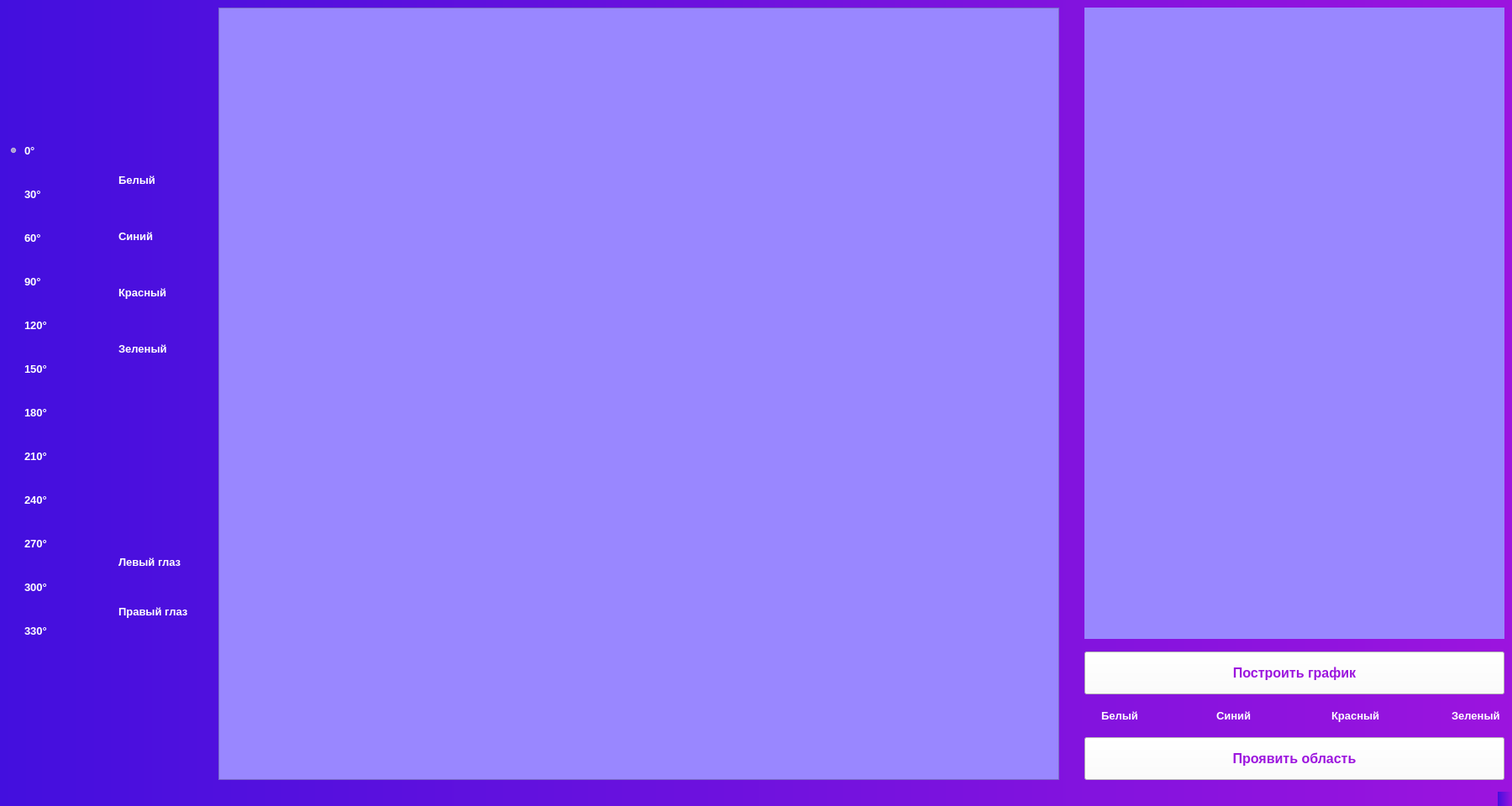
<?xml version="1.0" encoding="UTF-8"?>
<ui version="4.0">
 <class>MainWindow</class>
 <widget class="QMainWindow" name="MainWindow">
  <property name="geometry">
   <rect>
    <x>0</x>
    <y>0</y>
    <width>1800</width>
    <height>960</height>
   </rect>
  </property>
  <property name="windowTitle">
   <string>MainWindow</string>
  </property>
  <property name="styleSheet">
   <string notr="true">background-color: qlineargradient(spread:pad, x1:0, y1:0, x2:1, y2:0, stop:0 rgba(67, 15, 222, 255), stop:1 rgba(156, 20, 222, 255));</string>
  </property>
  <widget class="QWidget" name="centralwidget">
   <layout class="QGridLayout" name="gridLayout_2">
    <property name="horizontalSpacing">
     <number>30</number>
    </property>
    <item row="0" column="1">
     <widget class="QGraphicsView" name="graphicsView">
      <property name="minimumSize">
       <size>
        <width>0</width>
        <height>700</height>
       </size>
      </property>
      <property name="styleSheet">
       <string notr="true">background-color: rgb(153, 135, 255);</string>
      </property>
     </widget>
    </item>
    <item row="0" column="2">
     <layout class="QVBoxLayout" name="verticalLayout_4">
      <property name="spacing">
       <number>15</number>
      </property>
      <item>
       <widget class="QWidget" name="widget" native="true">
        <property name="minimumSize">
         <size>
          <width>500</width>
          <height>500</height>
         </size>
        </property>
        <property name="styleSheet">
         <string notr="true">background-color: rgb(153, 135, 255);</string>
        </property>
       </widget>
      </item>
      <item>
       <widget class="QPushButton" name="pushButton">
        <property name="minimumSize">
         <size>
          <width>0</width>
          <height>51</height>
         </size>
        </property>
        <property name="font">
         <font>
          <pointsize>12</pointsize>
          <weight>75</weight>
          <bold>true</bold>
         </font>
        </property>
        <property name="styleSheet">
         <string notr="true">color: rgb(156, 20, 222, 255);
background-color: white;</string>
        </property>
        <property name="text">
         <string>Построить график</string>
        </property>
       </widget>
      </item>
      <item>
       <layout class="QHBoxLayout" name="horizontalLayout">
        <property name="spacing">
         <number>60</number>
        </property>
        <item>
         <widget class="QRadioButton" name="radioButton">
          <property name="font">
           <font>
            <pointsize>10</pointsize>
            <weight>75</weight>
            <bold>true</bold>
           </font>
          </property>
          <property name="styleSheet">
           <string notr="true">color: rgb(255, 255, 255);
background-color: transparent;</string>
          </property>
          <property name="text">
           <string>Белый</string>
          </property>
          <property name="checked">
           <bool>false</bool>
          </property>
         </widget>
        </item>
        <item>
         <widget class="QRadioButton" name="radioButton_2">
          <property name="font">
           <font>
            <pointsize>10</pointsize>
            <weight>75</weight>
            <bold>true</bold>
           </font>
          </property>
          <property name="styleSheet">
           <string notr="true">color: rgb(255, 255, 255);
background-color: transparent;</string>
          </property>
          <property name="text">
           <string>Синий</string>
          </property>
         </widget>
        </item>
        <item>
         <widget class="QRadioButton" name="radioButton_3">
          <property name="font">
           <font>
            <pointsize>10</pointsize>
            <weight>75</weight>
            <bold>true</bold>
           </font>
          </property>
          <property name="styleSheet">
           <string notr="true">color: rgb(255, 255, 255);
background-color: transparent;</string>
          </property>
          <property name="text">
           <string>Красный</string>
          </property>
         </widget>
        </item>
        <item>
         <widget class="QRadioButton" name="radioButton_4">
          <property name="font">
           <font>
            <pointsize>10</pointsize>
            <weight>75</weight>
            <bold>true</bold>
           </font>
          </property>
          <property name="styleSheet">
           <string notr="true">color: rgb(255, 255, 255);
background-color: transparent;</string>
          </property>
          <property name="text">
           <string>Зеленый</string>
          </property>
         </widget>
        </item>
       </layout>
      </item>
      <item>
       <widget class="QPushButton" name="pushButton_2">
        <property name="minimumSize">
         <size>
          <width>0</width>
          <height>51</height>
         </size>
        </property>
        <property name="font">
         <font>
          <pointsize>12</pointsize>
          <weight>75</weight>
          <bold>true</bold>
         </font>
        </property>
        <property name="styleSheet">
         <string notr="true">color: rgb(156, 20, 222, 255);
background-color: white;</string>
        </property>
        <property name="text">
         <string>Проявить область</string>
        </property>
       </widget>
      </item>
     </layout>
    </item>
    <item row="0" column="0">
     <layout class="QGridLayout" name="gridLayout">
      <property name="horizontalSpacing">
       <number>60</number>
      </property>
      <item row="0" column="0" rowspan="2">
       <layout class="QVBoxLayout" name="verticalLayout">
        <property name="spacing">
         <number>20</number>
        </property>
        <item>
         <widget class="QRadioButton" name="radioButton_8">
          <property name="font">
           <font>
            <pointsize>10</pointsize>
            <weight>75</weight>
            <bold>true</bold>
           </font>
          </property>
          <property name="styleSheet">
           <string notr="true">color: rgb(255, 255, 255);
background-color: transparent;</string>
          </property>
          <property name="text">
           <string>0°</string>
          </property>
          <property name="checked">
           <bool>true</bool>
          </property>
         </widget>
        </item>
        <item>
         <widget class="QRadioButton" name="radioButton_5">
          <property name="font">
           <font>
            <pointsize>10</pointsize>
            <weight>75</weight>
            <bold>true</bold>
           </font>
          </property>
          <property name="styleSheet">
           <string notr="true">color: rgb(255, 255, 255);
background-color: transparent;</string>
          </property>
          <property name="text">
           <string>30°</string>
          </property>
         </widget>
        </item>
        <item>
         <widget class="QRadioButton" name="radioButton_6">
          <property name="font">
           <font>
            <pointsize>10</pointsize>
            <weight>75</weight>
            <bold>true</bold>
           </font>
          </property>
          <property name="styleSheet">
           <string notr="true">color: rgb(255, 255, 255);
background-color: transparent;</string>
          </property>
          <property name="text">
           <string>60°</string>
          </property>
         </widget>
        </item>
        <item>
         <widget class="QRadioButton" name="radioButton_12">
          <property name="font">
           <font>
            <pointsize>10</pointsize>
            <weight>75</weight>
            <bold>true</bold>
           </font>
          </property>
          <property name="styleSheet">
           <string notr="true">color: rgb(255, 255, 255);
background-color: transparent;</string>
          </property>
          <property name="text">
           <string>90°</string>
          </property>
         </widget>
        </item>
        <item>
         <widget class="QRadioButton" name="radioButton_13">
          <property name="font">
           <font>
            <pointsize>10</pointsize>
            <weight>75</weight>
            <bold>true</bold>
           </font>
          </property>
          <property name="styleSheet">
           <string notr="true">color: rgb(255, 255, 255);
background-color: transparent;</string>
          </property>
          <property name="text">
           <string>120°</string>
          </property>
         </widget>
        </item>
        <item>
         <widget class="QRadioButton" name="radioButton_11">
          <property name="font">
           <font>
            <pointsize>10</pointsize>
            <weight>75</weight>
            <bold>true</bold>
           </font>
          </property>
          <property name="styleSheet">
           <string notr="true">color: rgb(255, 255, 255);
background-color: transparent;</string>
          </property>
          <property name="text">
           <string>150°</string>
          </property>
         </widget>
        </item>
        <item>
         <widget class="QRadioButton" name="radioButton_15">
          <property name="font">
           <font>
            <pointsize>10</pointsize>
            <weight>75</weight>
            <bold>true</bold>
           </font>
          </property>
          <property name="styleSheet">
           <string notr="true">color: rgb(255, 255, 255);
background-color: transparent;</string>
          </property>
          <property name="text">
           <string>180°</string>
          </property>
         </widget>
        </item>
        <item>
         <widget class="QRadioButton" name="radioButton_10">
          <property name="font">
           <font>
            <pointsize>10</pointsize>
            <weight>75</weight>
            <bold>true</bold>
           </font>
          </property>
          <property name="styleSheet">
           <string notr="true">color: rgb(255, 255, 255);
background-color: transparent;</string>
          </property>
          <property name="text">
           <string>210°</string>
          </property>
         </widget>
        </item>
        <item>
         <widget class="QRadioButton" name="radioButton_7">
          <property name="font">
           <font>
            <pointsize>10</pointsize>
            <weight>75</weight>
            <bold>true</bold>
           </font>
          </property>
          <property name="styleSheet">
           <string notr="true">color: rgb(255, 255, 255);
background-color: transparent;</string>
          </property>
          <property name="text">
           <string>240°</string>
          </property>
         </widget>
        </item>
        <item>
         <widget class="QRadioButton" name="radioButton_14">
          <property name="font">
           <font>
            <pointsize>10</pointsize>
            <weight>75</weight>
            <bold>true</bold>
           </font>
          </property>
          <property name="styleSheet">
           <string notr="true">color: rgb(255, 255, 255);
background-color: transparent;</string>
          </property>
          <property name="text">
           <string>270°</string>
          </property>
         </widget>
        </item>
        <item>
         <widget class="QRadioButton" name="radioButton_9">
          <property name="font">
           <font>
            <pointsize>10</pointsize>
            <weight>75</weight>
            <bold>true</bold>
           </font>
          </property>
          <property name="styleSheet">
           <string notr="true">color: rgb(255, 255, 255);
background-color: transparent;</string>
          </property>
          <property name="text">
           <string>300°</string>
          </property>
         </widget>
        </item>
        <item>
         <widget class="QRadioButton" name="radioButton_16">
          <property name="font">
           <font>
            <pointsize>10</pointsize>
            <weight>75</weight>
            <bold>true</bold>
           </font>
          </property>
          <property name="styleSheet">
           <string notr="true">color: rgb(255, 255, 255);
background-color: transparent;</string>
          </property>
          <property name="text">
           <string>330°</string>
          </property>
         </widget>
        </item>
       </layout>
      </item>
      <item row="0" column="1">
       <layout class="QVBoxLayout" name="verticalLayout_2">
        <item>
         <widget class="QRadioButton" name="radioButton_17">
          <property name="font">
           <font>
            <pointsize>10</pointsize>
            <weight>75</weight>
            <bold>true</bold>
           </font>
          </property>
          <property name="styleSheet">
           <string notr="true">color: rgb(255, 255, 255);
background-color: transparent;</string>
          </property>
          <property name="text">
           <string>Белый</string>
          </property>
          <property name="checked">
           <bool>false</bool>
          </property>
         </widget>
        </item>
        <item>
         <widget class="QRadioButton" name="radioButton_18">
          <property name="font">
           <font>
            <pointsize>10</pointsize>
            <weight>75</weight>
            <bold>true</bold>
           </font>
          </property>
          <property name="styleSheet">
           <string notr="true">color: rgb(255, 255, 255);
background-color: transparent;</string>
          </property>
          <property name="text">
           <string>Синий</string>
          </property>
         </widget>
        </item>
        <item>
         <widget class="QRadioButton" name="radioButton_19">
          <property name="font">
           <font>
            <pointsize>10</pointsize>
            <weight>75</weight>
            <bold>true</bold>
           </font>
          </property>
          <property name="styleSheet">
           <string notr="true">color: rgb(255, 255, 255);
background-color: transparent;</string>
          </property>
          <property name="text">
           <string>Красный</string>
          </property>
         </widget>
        </item>
        <item>
         <widget class="QRadioButton" name="radioButton_20">
          <property name="font">
           <font>
            <pointsize>10</pointsize>
            <weight>75</weight>
            <bold>true</bold>
           </font>
          </property>
          <property name="styleSheet">
           <string notr="true">color: rgb(255, 255, 255);
background-color: transparent;</string>
          </property>
          <property name="text">
           <string>Зеленый</string>
          </property>
         </widget>
        </item>
       </layout>
      </item>
      <item row="1" column="1">
       <layout class="QVBoxLayout" name="verticalLayout_3">
        <item>
         <widget class="QRadioButton" name="radioButton_21">
          <property name="font">
           <font>
            <pointsize>10</pointsize>
            <weight>75</weight>
            <bold>true</bold>
           </font>
          </property>
          <property name="styleSheet">
           <string notr="true">color: rgb(255, 255, 255);
background-color: transparent;</string>
          </property>
          <property name="text">
           <string>Левый глаз</string>
          </property>
          <property name="checked">
           <bool>false</bool>
          </property>
         </widget>
        </item>
        <item>
         <widget class="QRadioButton" name="radioButton_22">
          <property name="font">
           <font>
            <pointsize>10</pointsize>
            <weight>75</weight>
            <bold>true</bold>
           </font>
          </property>
          <property name="styleSheet">
           <string notr="true">color: rgb(255, 255, 255);
background-color: transparent;</string>
          </property>
          <property name="text">
           <string>Правый глаз</string>
          </property>
         </widget>
        </item>
       </layout>
      </item>
     </layout>
    </item>
   </layout>
  </widget>
  <widget class="QMenuBar" name="menubar">
   <property name="geometry">
    <rect>
     <x>0</x>
     <y>0</y>
     <width>1800</width>
     <height>26</height>
    </rect>
   </property>
  </widget>
  <widget class="QStatusBar" name="statusbar"/>
 </widget>
 <resources/>
 <connections/>
</ui>
